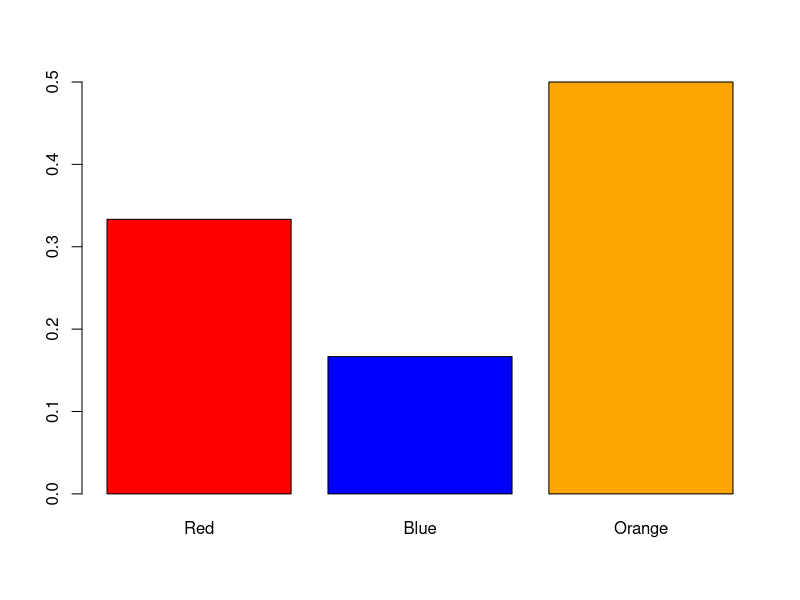

Here is the R script that generated this plot:
## ---- chunk 1
knitr::opts_chunk$set(fig.width=12, fig.height=8, comment=NA)
## ---- chunk 2
coin=c("head","tails")
sample(coin,1)
## ---- chunk 3
Ten_of_Hearts = 1/52
Ten_of_Hearts
Nine_of_Hearts = 1/52
Ten_of_Hearts*Nine_of_Hearts
## ---- chunk 4
Ten_of_Hearts = 1/52
Ten_of_Hearts
Nine_of_Hearts = 1/51
Nine_of_Hearts
Ten_of_Hearts*Nine_of_Hearts
## ---- chunk 5
z=c(10,30,14,80,91,10) #Have my datset
length(which(z == 10)) #Return the length of Z when "10" is present.
length(which(z<91))#Return the length of Z when a score is less than `<`
length(which(z>91))#Return the length of Z when a score is less than `<`
## ---- chunk 6
x=c(0,0,0,0,1,1,0,0,1,1,1,1,0,0,1,0,1,0,1,0,1,1,1,0,1,0,1)
x
one = length(which(x==1))
one
zero = length(which(x==0))
zero
length(x)
one + zero
one/length(x)
zero/length(x)
## ---- chunk 7
d=c("red","red", "blue","orange", "orange","orange") #Imaigine they are marbles
x= rep(d,20) #Repeat this arrangement 20 times
rl=length(x[x=="red"]) #What is the length of x that contains "red"
rl
rb=length(x[x=="blue"])#What is the length of x that contains "blue"
rb
ro=length(x[x=="orange"])#What is the length of x that contains "orange"
ro
rl+rb+ro #How many colors do we have?
xl=length(x) #How many colors do we have(easy way)?
xl
rp=rl/xl #What is the prportion of red compared to the entire dataset
rp
bp=rb/xl#What is the prportion of blue compared to the entire dataset
bp
op=ro/xl#What is the prportion of orange compared to the entire dataset
op
barplot(c(rp,bp,op),col=c("red","blue","orange"),names.arg=c("Red","Blue", "Orange"))
#Draw a barplot with these different proportions
## ---- chunk 8
x = rnorm(20,12,3)
x
## ---- chunk 9
x=round(rnorm(20,12,3),digits=2)
x
## ---- chunk 10
x=rnorm(100,12,3)
x = round(x, digits = 2)
mean(x)
## ---- chunk 11
set.seed(11)
x=round(rnorm(10000,10,10),digits = 2)
s1=sample(x,1000)
s2=sample(x,100)
s3=sample(x,10)
mean(s1)
mean(s2)
mean(s3)
mean(x)
